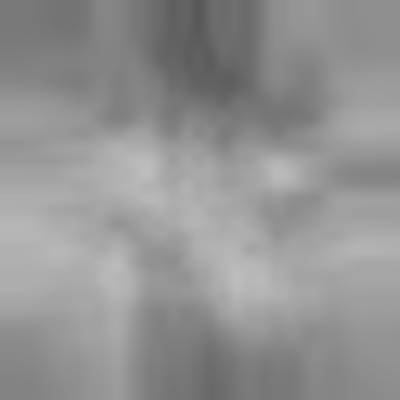
Frame 1 (no input)
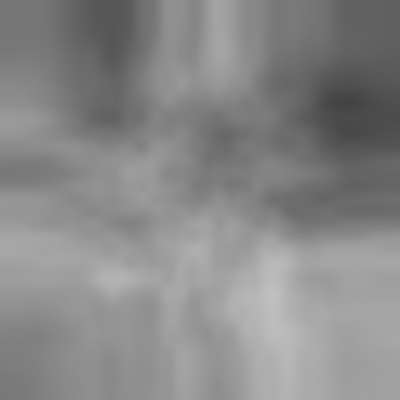
Frame 2 (the mouse pressed at the canvas centre, redrawn once)

The Processing sketch that drew these frames (run headless with seeded random() and noise(); the mouse was pressed at the canvas centre and the sketch redrawn once):

// Processing sketch: noise_clouds_3
// ── noise_clouds_3.pde
// clouds
// made of perlin noise
// can I use a function to add some variation?

// yes, but I wonder if this rows and columns approach is what is giving me a weird cross-like result.
// because at the mid x points, and extremes of y, only the x is having an effect, and v/v
// we should combine the x and y at each point.

float startingOffset = 100;
float noiseIncrement = 0.01; // higher numbers mean greater variation
float noiseOffsetX = startingOffset; 
float noiseOffsetY = startingOffset;



void setup() {
  size(400, 400); 
}


void draw() {
  noLoop();

  for(int x = 0; x < width; x++) { // draw the columns
       
    noiseOffsetY = startingOffset; // every time you start a new column, need to reset the y offset
    
    for(int y = 0; y < height; y++) { // draw the rows
   
      stroke(map(noise(noiseOffsetX,noiseOffsetY),0,1,0,255));
      point(x,y);
      
      // increment the noise offset 
      // larger offsets result in more dramtic shifts
      noiseOffsetY = noiseOffsetY + noiseIncrement*generateSeed(y);
     }
    
    // increase the variation as you go from left to right
    noiseOffsetX = noiseOffsetX + noiseIncrement*generateSeed(x); 
   
  }

}


// functions to return a value between 0 and 1 based on current x,y and mode selected 
// 2D
float generateSeed(float x,float y, String mode) {
  // central bulge
  return (sin(map(x, 0, width, 0, PI)) + 
         sin(map(y, 0, height, 0, PI)))
         / 2;
}

//1D
float generateSeed(float x) { 
  // central bulge
  return sin(map(x, 0, width, 0, PI));
}
